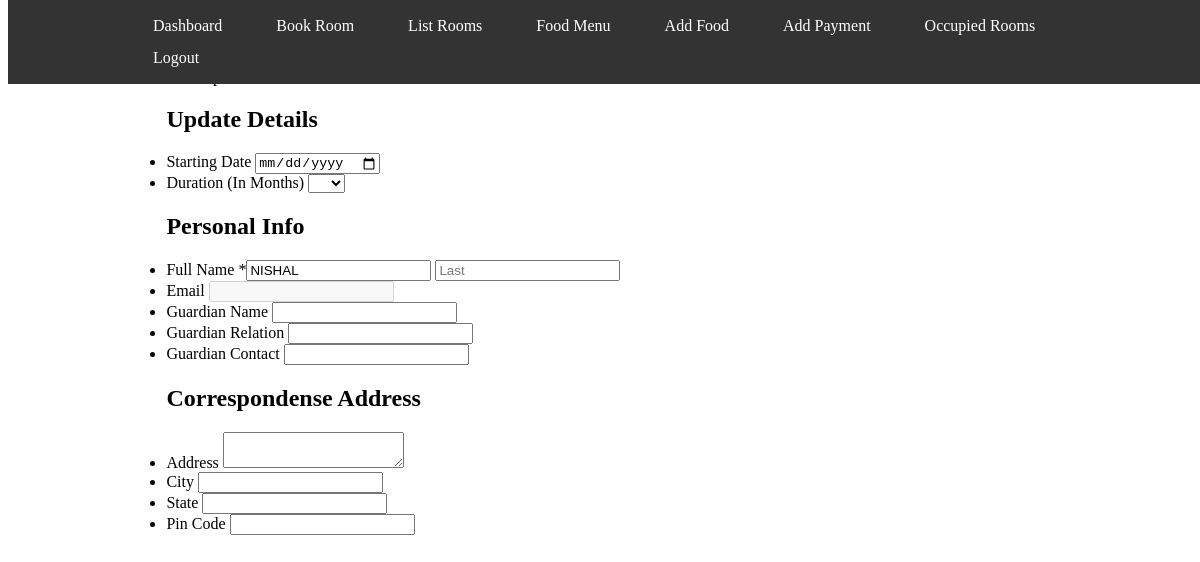
The app's page /admin/updateroomdt.php?roll=2509 (signed in), older data.
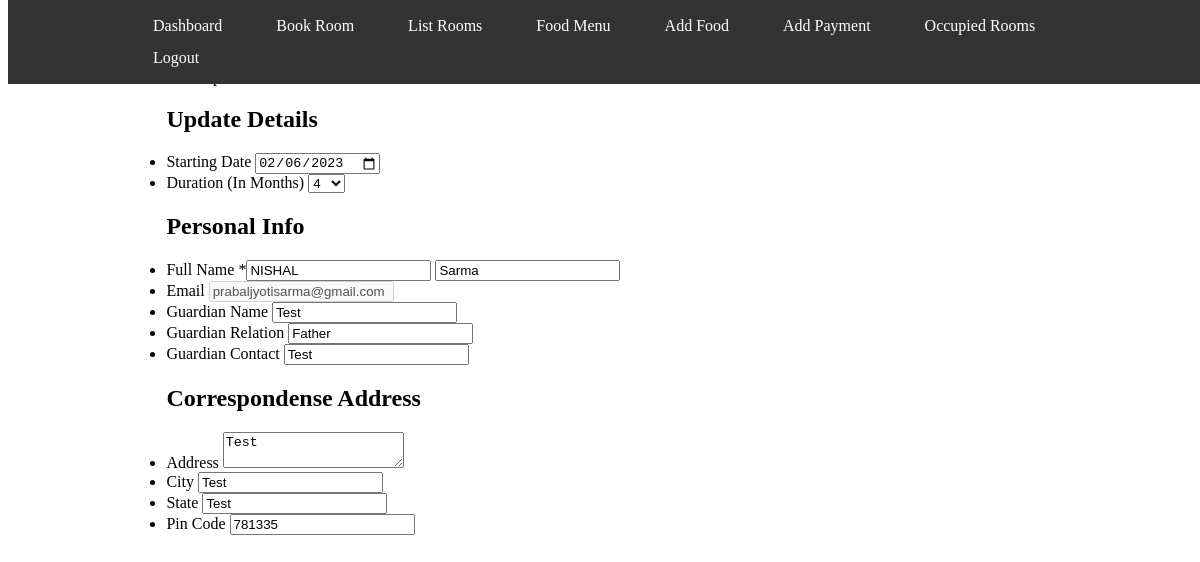
The same page, newer data.
### tables this page shows
CREATE TABLE `bookings` (
  `id` int(255) NOT NULL,
  `roll` int(255) NOT NULL,
  `firstname` varchar(50) NOT NULL,
  `lastname` varchar(50) NOT NULL,
  `phone` varchar(13) NOT NULL,
  `email` varchar(255) NOT NULL,
  `roomno` int(255) NOT NULL,
  `foodoption` tinyint(1) NOT NULL,
  `starting_date` date NOT NULL,
  `end_date` varchar(255) NOT NULL,
  `duration` int(255) NOT NULL,
  `guardian_name` varchar(255) NOT NULL,
  `guardian_contact` varchar(13) NOT NULL,
  `guardian_relation` varchar(50) NOT NULL,
  `city` varchar(50) NOT NULL,
  `state` varchar(40) NOT NULL,
  `pincode` int(25) NOT NULL,
  `status` varchar(30) NOT NULL,
  `paid` tinyint(1) NOT NULL,
  `address` varchar(255) NOT NULL,
  `active` int(255) NOT NULL,
  `repay_table_name` varchar(255) NOT NULL
);

### admin/updateroomdt.php (the view, shortened to what this page needs)
<?php
include '../includes/db/config.php';
$roll = $_GET['roll'];
$sql = "SELECT * FROM `bookings` WHERE `roll`=$roll";
$res = $conn->query($sql);
while ($row = $res->fetch_assoc()) {
    $lastname = $row['lastname'];
    $guardianname = $row['guardian_name'];
    $grel = $row['guardian_relation'];
    $gcontact = $row['guardian_contact'];
    $address = $row['address'];
    $city = $row['city'];
    $state = $row['state'];
    $pincode = $row['pincode'];
    $starting_date = $row['starting_date'];
    $duration = $row['duration'];
    $email = $row['email'];
}
$firstname = $_SESSION['firstname'];
?>
<!DOCTYPE html>
<html lang="en">
<head>
    <link rel="stylesheet" href="../includes/css/bookroom.css" />
</head>
<body>
    <div class="container">
        <span>
        </span>
        <ul class="form-style">
            <h2 style="text-decoration: 1px dotted;">Update Details</h2>
            <li>
                <label>Starting Date</label>
                <input type="date" name="date" class="field-long" value="<?php echo $starting_date; ?>"
                    onchange="updateMe(this)" id="starting-date" />
            </li>
            <li>
                <label>Duration (In Months)</label>
                <select name="duration" class="field-select" onchange="updateMe(this)" id="duration">
                    <option value="<?php echo $duration; ?>">
                        <?php echo $duration; ?>
                    </option>
                    <?php for ($i = 1; $i <= 12; $i++):
                        ?>
                        <option value="<?php echo $i; ?>">
                        </option>
                    <?php endfor; ?>
                </select>
            </li>
            <h2>Personal Info</h2>
            <li><label>Full Name <span class=" required">*</span></label><input id="firstname" type="text" name="field1"
                    class="field-divided" placeholder="First" value="<?php echo $firstname; ?>"
                    onchange="updateMe(this)" />
                <input id="lastname" type="text" name="field2" class="field-divided" placeholder="Last"
                    value="<?php echo $lastname; ?>" onchange="updateMe(this)" />
            </li>
            <li>
                <label>Email</label>
                <input type="email" name="email" class="field-long" value="<?php echo $email; ?>" disabled />
            </li>
            <li>
                <label>Guardian Name</label>
                <input type="text" name="gname" class="field-long" value="<?php echo $guardianname; ?>"
                    onchange="updateMe(this)" id="gname" />
            </li>
            <li>
                <label>Guardian Relation</label>
                <input type="text" name="grelation" class="field-long" value="<?php echo $grel; ?>"
                    onchange="updateMe(this)" id="grelation" />
            </li>
            <li>
                <label>Guardian Contact</label>
                <input type="text" name="gcontact" class="field-long" value="<?php echo $gcontact; ?>"
                    onchange="updateMe(this)" id="gcontact" />
            </li>
            <h2>Correspondense Address </h2>
            <li>
                <label>Address</label>
                <textarea name="address" id="address" class="field-long field-textarea" value="<?php echo $address; ?>"
                    onchange="updateMe(this)"><?php echo $address; ?></textarea>
            </li>
            <li>
                <label>City</label>
                <input type="text" name="city" class="field-long" value="<?php echo $city; ?>" onchange="updateMe(this)"
                    id="city" />
            </li>
            <li>
                <label>State</label>
                <input type="text" name="state" class="field-long" value="<?php echo $state; ?>"
                    onchange="updateMe(this)" id="state" />
            </li>
            <li>
                <label>Pin Code</label>
                <input type="number" name="pincode" class="field-long" value="<?php echo $pincode; ?>"
                    onchange="updateMe(this)" id="pincode" />
            </li>
        </ul>
    </div>
</body>
</html>

Row changes from the older to the newer data that the page shows:
added bookings: date "02/06/2023", duration "4", field2 "Sarma", email "prabaljyotisarma@gmail.com", gname "Test", grelation "Father", gcontact "Test", address "Test", city "Test", state "Test", pincode "781335"
